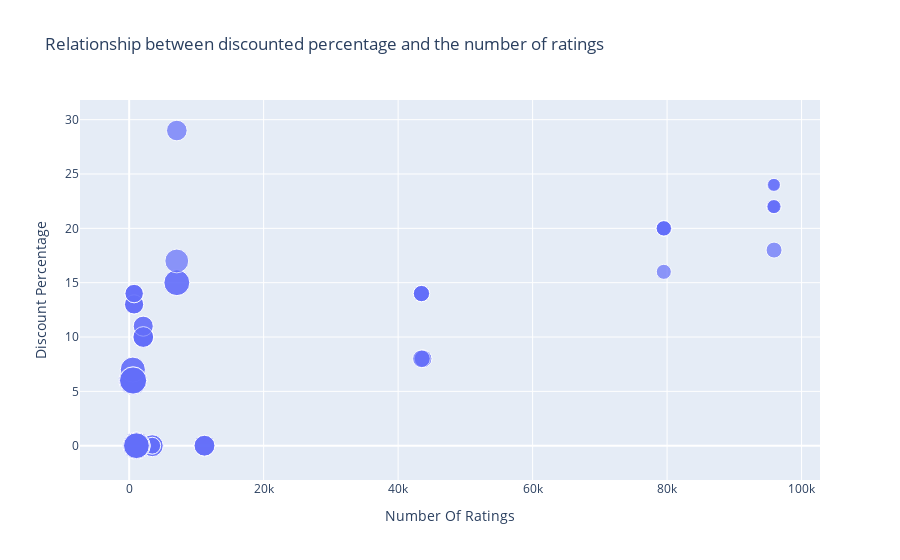

The notebook cell saved with this chart:
### Code cell
figure= px.scatter(data_frame = data, x='Number Of Ratings', y = 'Discount Percentage', size = 'Sale Price',title='Relationship between discounted percentage and the number of ratings ')
figure.show()

### Figure 1 — Plotly figure (JSON) as saved in the notebook; plotly's stock layout.template omitted (floating-point values rounded to 4 significant figures)
{"data": [{"hovertemplate": "Number Of Ratings=%{x}<br>Discount Percentage=%{y}<br>Sale Price=%{marker.size}<extra></extra>", "legendgroup": "", "marker": {"color": "#636efa", "size": [49900, 84900, 84900, 77000, 77000, 49900, 49900, 77000, 89900, 41999, 39999, 41999, 41999, 41999, 131900, 117100, 131900, 117100, 74999, 117900, 117100, 117900, 99900, 44999, 140900, 130900, 64900, 120900, 59900, 75900, 110900, 130900, 120900, 64900, 64900, 75900, 75900, 120900, 59900, 120900, 75900, 140900, 70900, 70900, 75900, 59900, 110900, 120900, 130900, 130900, 54999, 54999, 29999, 34999, 34999, 34999, 54999, 29999, 46999, 46999, 46999, 46999], "sizemode": "area", "sizeref": 352.2, "symbol": "circle"}, "mode": "markers", "name": "", "orientation": "v", "showlegend": false, "type": "scatter", "x": [3431, 3431, 3431, 11202, 11202, 3431, 3431, 11202, 1454, 79512, 79512, 79582, 79512, 79512, 1078, 1078, 1078, 1078, 7088, 7088, 1078, 7088, 7081, 95909, 542, 580, 740, 545, 740, 2101, 545, 580, 580, 730, 730, 2101, 2101, 580, 740, 580, 2092, 545, 2101, 2092, 2101, 740, 545, 580, 580, 580, 43707, 43707, 95807, 95909, 95807, 95909, 43470, 95909, 43470, 43470, 43470, 43470], "xaxis": "x", "y": [0, 0, 0, 0, 0, 0, 0, 0, 0, 20, 16, 20, 20, 20, 0, 0, 0, 0, 29, 15, 0, 15, 17, 18, 6, 6, 13, 6, 14, 10, 7, 6, 6, 13, 13, 10, 10, 6, 14, 6, 10, 6, 11, 11, 10, 14, 7, 6, 6, 6, 8, 8, 24, 22, 22, 22, 8, 24, 14, 14, 14, 14], "yaxis": "y"}], "layout": {"autosize": true, "legend": {"itemsizing": "constant", "tracegroupgap": 0}, "title": {"text": "Relationship between discounted percentage and the number of ratings "}, "xaxis": {"anchor": "y", "autorange": true, "domain": [0, 1], "range": [-6739.0, 102400.0], "title": {"text": "Number Of Ratings"}, "type": "linear"}, "yaxis": {"anchor": "x", "autorange": true, "domain": [0, 1], "range": [-5.213, 33.41], "title": {"text": "Discount Percentage"}, "type": "linear"}}}
